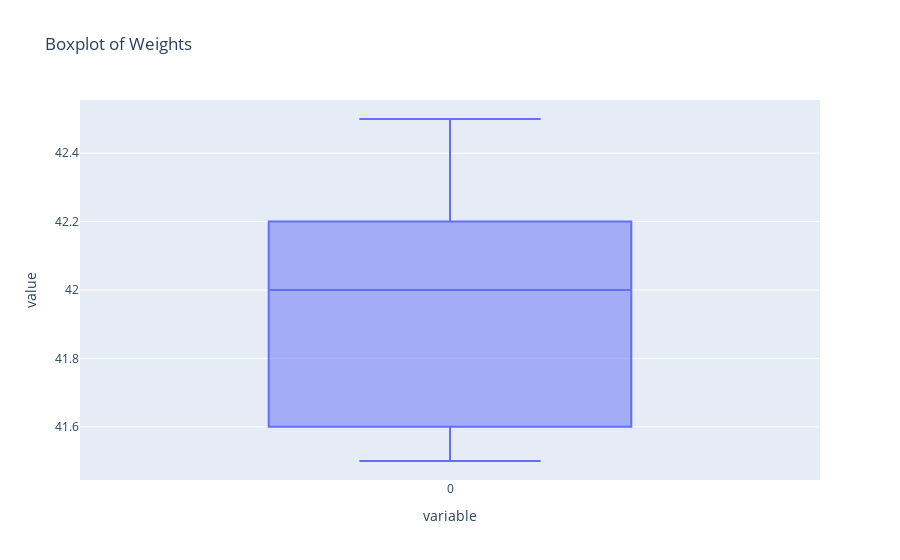

Write notebook code for a chart like this one.
### Code cell
fig = px.box(chipi_chipi_brand, title='Boxplot of Weights')
fig.show()

### Figure 1 — Plotly figure (JSON) as saved in the notebook; plotly's stock layout.template omitted (floating-point values rounded to 4 significant figures)
{"data": [{"alignmentgroup": "True", "hovertemplate": "variable=%{x}<br>value=%{y}<extra></extra>", "legendgroup": "", "marker": {"color": "#636efa"}, "name": "", "notched": false, "offsetgroup": "", "orientation": "v", "showlegend": false, "type": "box", "x": ["0", "0", "0", "0", "0", "0", "0", "0", "0", "0", "0", "0", "0", "0", "0", "0", "0", "0", "0", "0", "0", "0", "0", "0", "0"], "x0": " ", "xaxis": "x", "y": [41.7, 41.9, 42.4, 42.5, 42.2, 41.7, 41.9, 41.5, 41.6, 42.0, 42.0, 42.0, 42.3, 41.5, 42.2, 42.1, 41.6, 41.6, 42.1, 42.1, 42.2, 41.5, 42.0, 41.6, 42.4], "y0": " ", "yaxis": "y"}], "layout": {"boxmode": "group", "legend": {"tracegroupgap": 0}, "title": {"text": "Boxplot of Weights"}, "xaxis": {"anchor": "y", "domain": [0, 1], "title": {"text": "variable"}}, "yaxis": {"anchor": "x", "domain": [0, 1], "title": {"text": "value"}}}}
